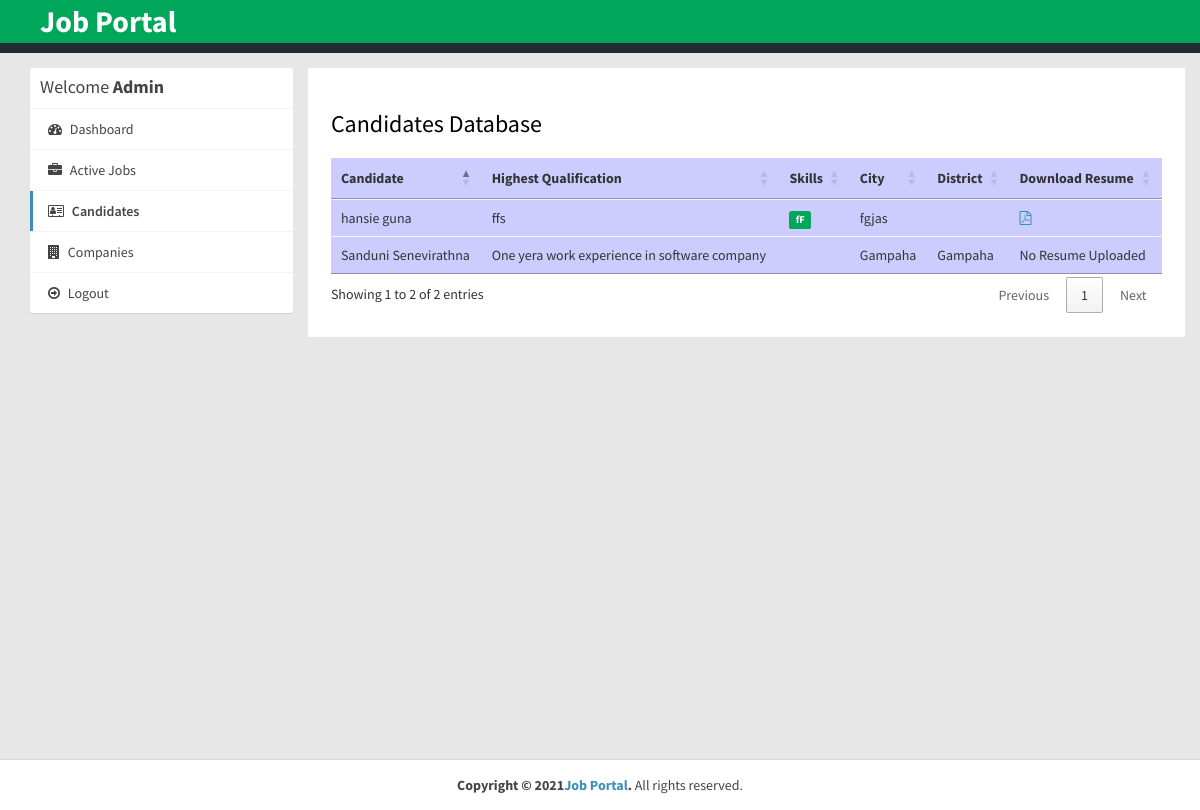
Page /admin/applications.php (signed in) on the committed database.
### tables this page shows
CREATE TABLE `users` (
  `id_user` int(11) NOT NULL,
  `firstname` varchar(255) NOT NULL,
  `lastname` varchar(255) NOT NULL,
  `email` varchar(255) NOT NULL,
  `password` varchar(255) NOT NULL,
  `address` text DEFAULT NULL,
  `city` varchar(255) DEFAULT NULL,
  `district` varchar(255) DEFAULT NULL,
  `contactno` varchar(255) DEFAULT NULL,
  `qualification` varchar(255) DEFAULT NULL,
  `stream` varchar(255) DEFAULT NULL,
  `passingyear` varchar(255) DEFAULT NULL,
  `dob` varchar(255) DEFAULT NULL,
  `age` varchar(255) DEFAULT NULL,
  `designation` varchar(255) DEFAULT NULL,
  `resume` varchar(255) DEFAULT NULL,
  `hash` varchar(255) DEFAULT NULL,
  `active` int(11) NOT NULL DEFAULT 0,
  `aboutme` text DEFAULT NULL,
  `skills` text DEFAULT NULL
);

### admin/applications.php (the view, shortened to what this page needs)
<?php
require_once("../db.php");
?>
<!DOCTYPE html>
<html>
<head>
  <link rel="stylesheet" href="https://cdnjs.cloudflare.com/ajax/libs/twitter-bootstrap/3.3.7/css/bootstrap.min.css">
  <link rel="stylesheet" href="https://cdnjs.cloudflare.com/ajax/libs/font-awesome/4.7.0/css/font-awesome.min.css">
  <link rel="stylesheet" href="https://cdnjs.cloudflare.com/ajax/libs/ionicons/2.0.1/css/ionicons.min.css">
  <link rel="stylesheet" href="https://cdn.datatables.net/1.10.15/css/jquery.dataTables.min.css">
  <link rel="stylesheet" href="../css/AdminLTE.min.css">
  <link rel="stylesheet" href="../css/_all-skins.min.css">
  <link rel="stylesheet" href="../css/custom.css">
</head>
<body class="hold-transition skin-green sidebar-mini">
<div class="wrapper">
  <header class="main-header">
    <nav style="background-color:#00A65A" >
    <ul>
    <span class="logo-lg"  style="font-size: 30px;">
    <a href="index.php" style="color: #ffffff"><b>Job Portal</b> </a> </span>
    </ul>
    </nav>
  </header>
  <div class="content-wrapper" style="margin-left: 0px;">
    <section id="candidates" class="content-header" >
      <div class="container">
        <div class="row">
          <div class="col-md-3">
            <div class="box box-solid" >
              <div class="box-header with-border">
                <h3 class="box-title">Welcome <b>Admin</b></h3>
              </div>
              <div class="box-body no-padding">
                <ul class="nav nav-pills nav-stacked">
                  <li><a href="dashboard.php"><i class="fa fa-dashboard"></i> Dashboard</a></li>
                  <li><a href="active-jobs.php"><i class="fa fa-briefcase"></i> Active Jobs</a></li>
                  <li class="active"><a href="applications.php"><i class="fa fa-address-card-o"></i> Candidates</a></li>
                  <li><a href="companies.php"><i class="fa fa-building"></i> Companies</a></li>
                  <li><a href="../logout.php"><i class="fa fa-arrow-circle-o-right"></i> Logout</a></li>
                </ul>
              </div>
            </div>
          </div>
          <div class="col-md-9 bg-white padding-2" >
        <div style="background-color: #ffffff">
            <h3 style="color: #000000">Candidates Database</h3>
            <div class="row margin-top-20">
              <div class="col-md-12">
                <div class="box-body table-responsive no-padding">
                  <table id="example2" class="table table-hover" style="background-color: #CCCCFF">
                    <thead>
                      <th>Candidate</th>
                      <th>Highest Qualification</th>
                      <th>Skills</th>
                      <th>City</th>
                      <th>District</th>
                      <th>Download Resume</th>
                    </thead>
                    <tbody>
                      <?php
                       $sql = "SELECT * FROM users";
                            $result = $conn->query($sql);
                            if($result->num_rows > 0) {
                              while($row = $result->fetch_assoc())
                              {
                                $skills = $row['skills'];
                                $skills = explode(',', $skills);
                      ?>
                      <tr>
                        <td><?php echo $row['firstname'].' '.$row['lastname']; ?></td>
                        <td><?php echo $row['qualification']; ?></td>
                        <td>
                          <?php
                          foreach ($skills as $value) {
                            echo ' <span class="label label-success">'.$value.'</span>';
                          }
                          ?>
                        </td>
                        <td><?php echo $row['city']; ?></td>
                        <td><?php echo $row['district']; ?></td>
                        <?php if($row['resume'] != '') { ?>
                        <td><a href="../uploads/resume/<?php echo $row['resume']; ?>" download="<?php echo $row['firstname'].' Resume'; ?>"><i class="fa fa-file-pdf-o"></i></a></td>
                        <?php } else { ?>
                        <td>No Resume Uploaded</td>
                        <?php } ?>
                      </tr>
                      <?php
                        }
                      }
                      ?>
                    </tbody>
                  </table>
                </div>
              </div>
            </div>
        </div>
          </div>
        </div>
      </div>
    </section>
</div>
<footer class="main-footer" style="margin-left: 0px;" style="background-color: #330066">
    <div class="text-center" >
    <strong>Copyright &copy; 2021<a href="index.php">Job Portal</a>.</strong> All rights
    reserved.
    </div>
  </footer>
</body>
</html>

### css/custom.css (style rules this page uses)
.margin-top-20 { margin-top: 20px; }
.padding-2 { padding: 2%; }
.bg-white { background-color: #fff; }

### rows in the picture
users: firstname "Sanduni", lastname "Senevirathna", qualification "One yera work experience in software company", city "Gampaha", district "Gampaha", shows "No Resume Uploaded"
users: firstname "hansie", lastname "guna", qualification "ffs", skills "fF", city "fgjas"
